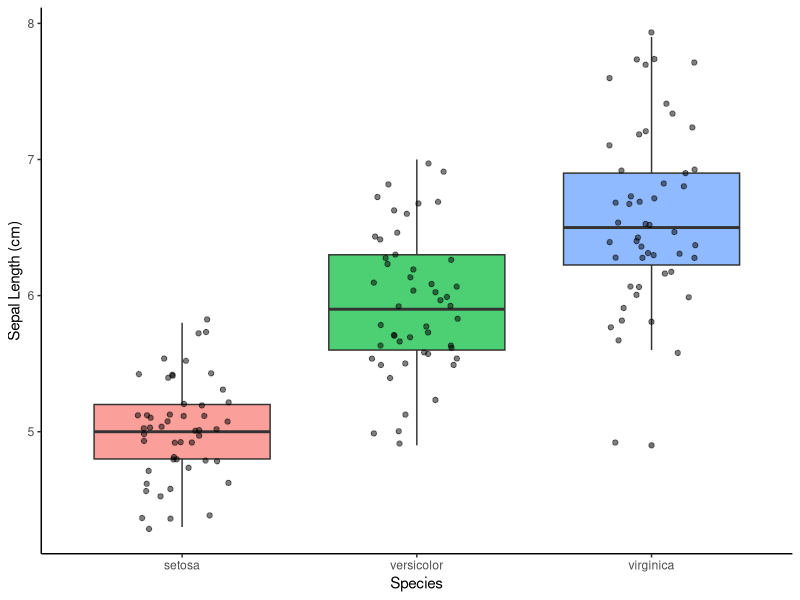
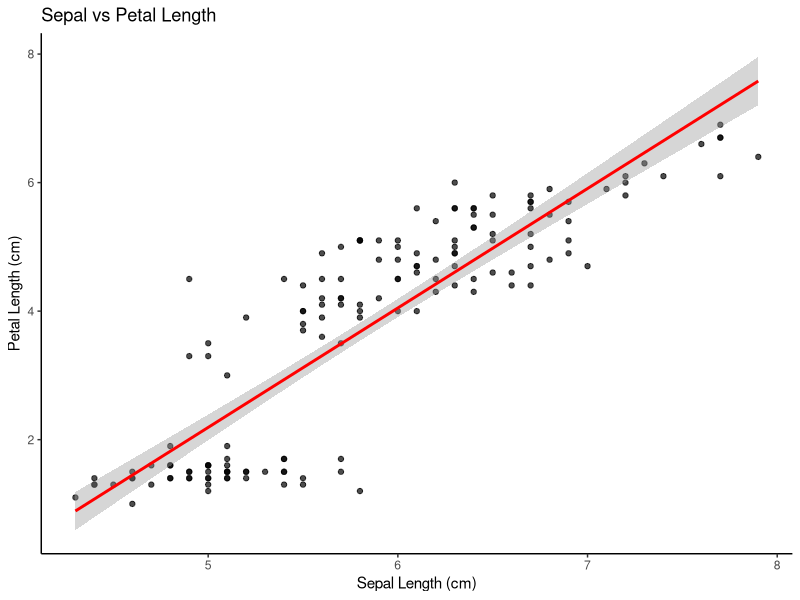
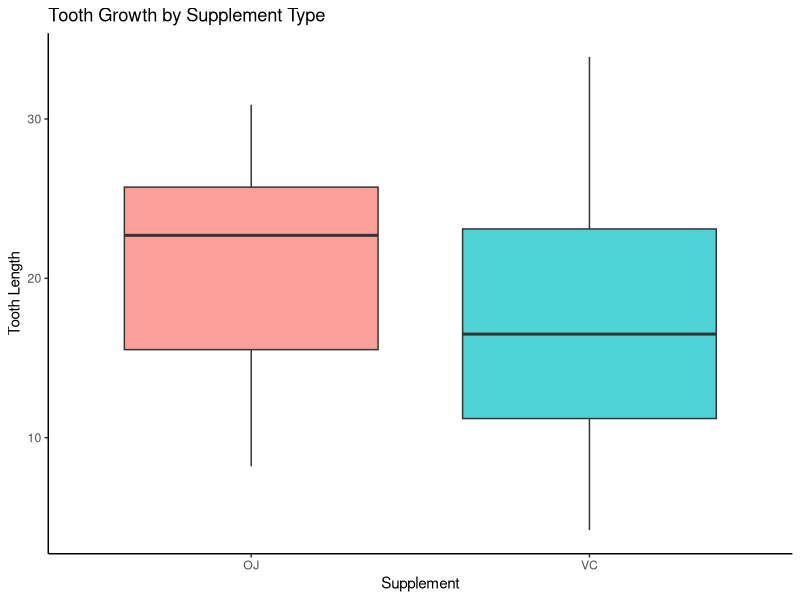

These charts were generated, in order, by the following R code:
## ---- chunk 1
#| label: setup
#| include: false
library(tidyverse)
library(broom)
## ---- chunk 2
iris |>
  summarize(
    mean_sl = mean(Sepal.Length),
    median_sl = median(Sepal.Length),
    sd_sl = sd(Sepal.Length)
  )
## ---- chunk 3
iris |>
  group_by(Species) |>
  summarize(
    n = n(),
    mean = mean(Sepal.Length),
    sd = sd(Sepal.Length)
  )
## ---- chunk 4
t.test(iris$Sepal.Length, mu = 5.8)
## ---- chunk 5
setosa <- iris |> filter(Species == "setosa") |> pull(Sepal.Length)
versicolor <- iris |> filter(Species == "versicolor") |> pull(Sepal.Length)

t.test(setosa, versicolor)
## ---- chunk 6
t.test(mpg ~ am, data = mtcars)
## ---- chunk 7
model <- aov(Sepal.Length ~ Species, data = iris)
summary(model)
## ---- chunk 8
TukeyHSD(model)
## ---- chunk 9
ggplot(iris, aes(x = Species, y = Sepal.Length, fill = Species)) +
  geom_boxplot(alpha = 0.7) +
  geom_jitter(width = 0.2, alpha = 0.5) +
  labs(y = "Sepal Length (cm)") +
  theme_classic() +
  theme(legend.position = "none")
## ---- chunk 10
cor(iris$Sepal.Length, iris$Petal.Length)
## ---- chunk 11
cor.test(iris$Sepal.Length, iris$Petal.Length)
## ---- chunk 12
ggplot(iris, aes(x = Sepal.Length, y = Petal.Length)) +
  geom_point(alpha = 0.7) +
  geom_smooth(method = "lm", color = "red") +
  labs(
    title = "Sepal vs Petal Length",
    x = "Sepal Length (cm)",
    y = "Petal Length (cm)"
  ) +
  theme_classic()
## ---- chunk 13
model <- lm(Petal.Length ~ Sepal.Length, data = iris)
summary(model)
## ---- chunk 14
model2 <- lm(mpg ~ wt + hp, data = mtcars)
summary(model2)
## ---- chunk 15
tidy(model2)
## ---- chunk 16
# 1. Summary by supplement
ToothGrowth |>
  group_by(supp) |>
  summarize(
    n = n(),
    mean_len = mean(len),
    sd_len = sd(len)
  )

# 2. Boxplot
ggplot(ToothGrowth, aes(x = supp, y = len, fill = supp)) +
  geom_boxplot(alpha = 0.7) +
  labs(
    title = "Tooth Growth by Supplement Type",
    x = "Supplement",
    y = "Tooth Length"
  ) +
  theme_classic() +
  theme(legend.position = "none")

# 3. Statistical test
t.test(len ~ supp, data = ToothGrowth)

# 4. Interpretation: p = 0.06, marginally significant.
# OJ appears to have slightly higher tooth growth but
# the difference is not statistically significant at alpha = 0.05.
